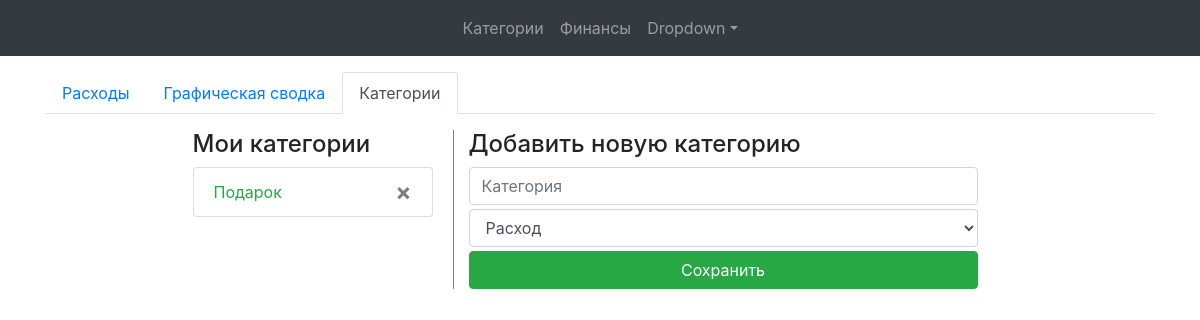
The page /category/ (signed in) on the database as committed earlier.
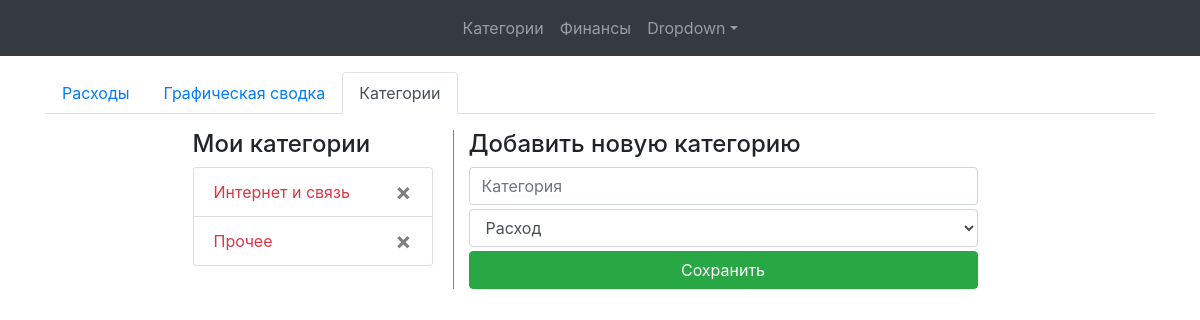
The same page on the database as committed later.
### budget/models.py (models this page shows)
class Category(models.Model):
    name = models.CharField(max_length=32, verbose_name="Категория")
    user = models.ForeignKey(User, blank=True, null=True, on_delete=models.CASCADE)
    type_pay = models.PositiveSmallIntegerField(choices=((0, 'Расход'), (1, 'Доход')), default=0)
    def __str__(self):
        return self.name  # + " | " + self.get_type_pay_display()

### budget/views.py (the view, shortened to what this page needs)
# urls.py: path('category/', CategoryCreateView.as_view(), name='b-category'),
class CategoryCreateView(CreateView):
    template_name = 'budget/category.html'
    form_class = CategoryForm
    model = Category
    success_url = reverse_lazy('b-category')
    def get_context_data(self, **kwargs):
        context = super().get_context_data(**kwargs)
        category_list = Category.objects.filter(user_id=self.request.user.id).order_by('type_pay', 'name')
        context.update({'category_list': category_list})
        return context
    def get_form_kwargs(self):
        kwargs = super().get_form_kwargs()
        kwargs['initial'].update({'user_id': self.request.user.id})
        return kwargs

### budget/forms.py (shortened to what this page needs)
class CategoryForm(forms.ModelForm):
    user_id = forms.IntegerField(widget=forms.HiddenInput)
    def __init__(self, *args, **kwargs):
        super().__init__(*args, **kwargs)
        for field in ['name', 'type_pay']:
            self.fields[field].widget.attrs.update({'class': 'form-control', 'placeholder': self.fields[field].label})
    class Meta:
        model = Category
        fields = ['name', 'type_pay', 'user_id']

class OperationForm(forms.ModelForm):
    def __init__(self, *args, **kwargs):
        super().__init__(*args, **kwargs)
        for field in ['value', 'description', 'category']:
            self.fields[field].widget.attrs.update({'class': 'form-control', 'placeholder': self.fields[field].label})
        self.fields['value'].widget.attrs.update({'min': 0})
        self.fields['description'].widget.attrs.update({'list': 'desc-list'})
    class Meta:
        model = Operation
        fields = ['value', 'description', 'category']

### budget/templatetags/budgettags.py (called while the page is built)
@register.inclusion_tag('budget/include/form_finance.html')
def form_finance(*args):
    form = OperationForm()
    return {'form': form}

### budget/templates/budget/category.html (shortened to what this page needs)
{% extends 'base.html' %}
{% block content %}
{% include 'budget/base_operation_include.html' %}
<div class="container row mt-3" id="app_category">
    <div class="col-3 ml-auto">
        <h4>Мои категории</h4>
        <ul class="list-group">
            {% if category_list %}
            {% for category in category_list %}
            <a href="#!"
               class="list-group-item list-group-item-action {% if category.type_pay%}text-success{%else%}text-danger{%endif%}">{{category}}
                <button type="button" class="close" data-dismiss="alert" aria-label="Close"
                        v-on:click="delete_category({{category.id}}, '{{category.name}}')">
                    <span aria-hidden="true">&times;</span>
                </button>
            </a>
            {% endfor %}
            {% else %}
            <p class="text-muted">У Вас нет категорий</p>
            {% endif %}
        </ul>
    </div>
    <div class="col-6 mr-auto  v-divider">
        <h4>Добавить новую категорию</h4>
        <form method="post">
            {% for field in form %}
            <div class="mb-1">{{field}}</div>
            {% endfor %}
            <input type="submit" value="Сохранить" class="btn btn-success btn-block">
        </form>
    </div>
</div>
{% endblock content %}

Rows that differ between the two databases and show on the page:
removed Category: name "Подарок", type_pay 1 (drawn)
added Category: name "Интернет и связь"
added Category: name "Прочее"
